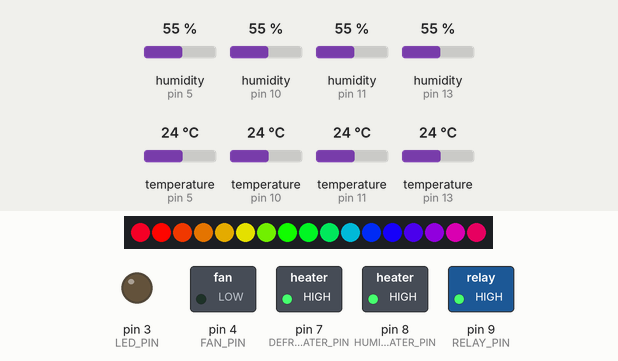
Simulated run of this sketch. Board: Arduino Mega 2560, built with avr-gcc and run on an emulated ATmega2560. Parts: 17 RGB LEDs in strip order, left to right, switched loads named in the sketch (green lamp = pin HIGH), output pins drawn as LEDs (lit = HIGH). The test bench sets the inputs (shaded band); at power-on: temperature (sensors on pin 5, pin 10, pin 11, pin 13) 24 °C, humidity (sensors on pin 10, pin 5, pin 11, pin 13) 55 %. What the sketch prints to the serial monitor is not drawn.

Above: at 9.2 s.
9.3 s: temperature (sensor on pin 5) set to 0 °C
At 11.6 s:
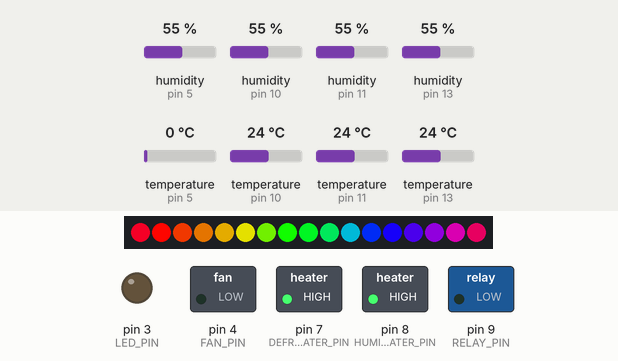
18.3 s: temperature (sensor on pin 10) set to 0 °C
27.3 s: temperature (sensor on pin 11) set to 16.7 °C
36.3 s: temperature (sensor on pin 11) set to 15.4 °C
At 41.6 s:
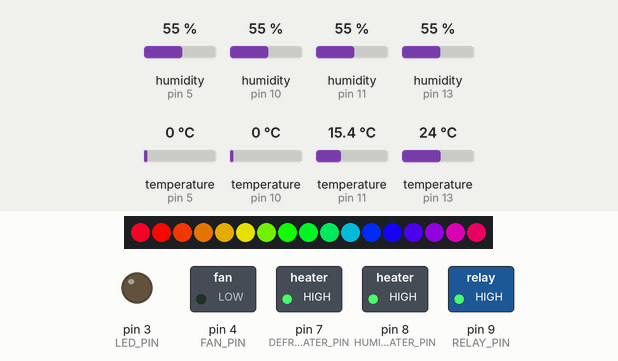
45.3 s: humidity (sensor on pin 10) set to 46 %
54.3 s: humidity (sensor on pin 10) set to 43 %
At 61.1 s:
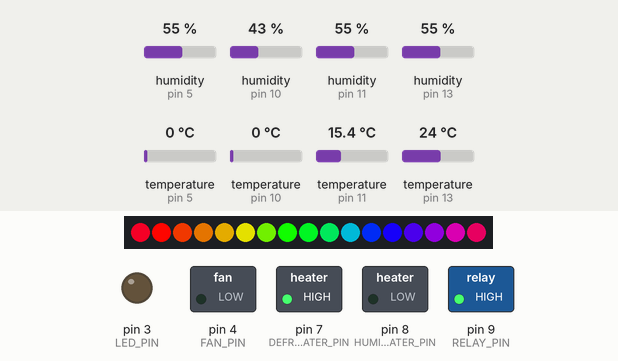
Timing chart, 0 to 62.6 s (numbered marks = the images above; inputs shaded):
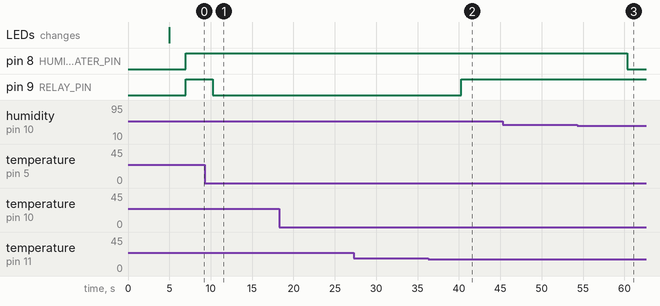

The sketch:

arduino-code.ino
```cpp
#include <DHT.h>
#include <FastLED.h>
// Define the DHT pins and sensor types
#define DHTPIN_S1 11
#define DHTPIN_S2 10
#define DHTPIN_S4 13
#define DHTPIN_S5 5
#define DHTTYPE DHT22
#define DATA_PIN 6   // Change this to the pin connected to the LED strip
CRGB leds[17];
// Define the relay pins
#define RELAY_PIN 9        // Compressor relay
#define DEFROST_HEATER_PIN 7    // Heater relay for defrosting
#define HUMIDITY_HEATER_PIN 8 // Heater relay for humidity
#define FAN_PIN 4
#define LED_PIN 3

// Define the ice sensor pin
#define ICE_SENSOR_PIN 22

// Define temperature thresholds
#define MAX_TEMP 8
#define MIN_TEMP 6
#define DEFROST_TEMP_DROP 2.0
#define HEAT_ON_TEMP_OFFSET -2.0 // Temperature offset for turning on the heater
#define HUMIDITY_TEMP_DROP 2.0  // Temperature drop for humidity control

// Define humidity thresholds
#define MAX_HUMIDITY 60
#define MIN_HUMIDITY 50
#define HUMIDITY_TOLERANCE  10// Allowable difference between S4 and target humidity
// Define timing variables
unsigned long previousMillis = 0;
const long interval = 10000;
unsigned long lastFridgeOffTime = 0;
const long compressorDelay = 180000;
bool firstRun = true;

// Defrosting variables
bool isDefrosting = false;
unsigned long defrostStartTime = 0;
const long defrostDuration = 300000;
const long defrostInterval = 10800000;
unsigned long lastDefrostTime = 0;
float currentMaxTemp;
bool defrostActive = false;

// Humidity control variables
bool checkingHumidity = false;
float targetHumidity;
float tempBeforeHumidityCheck;
unsigned long humidityCheckStartTime;
const long humidityCheckDuration = 60000; // 1 minute

// Create DHT objects for each sensor
DHT dhtS1(DHTPIN_S1, DHTTYPE);
DHT dhtS2(DHTPIN_S2, DHTTYPE);
DHT dhtS4(DHTPIN_S4, DHT11);
DHT dhtS5(DHTPIN_S5, DHTTYPE);

// Function to control the compressor relay
void rainbow() {
  // Fill the LED strip with a rainbow pattern
  for (int i = 0; i < 17; i++) {
    leds[i] = CHSV((i * 256 / 17) + (millis() / 10), 255, 255); // Create a rainbow effect
  }
  FastLED.show(); // Update the LED strip
}

void controlCompressor(int state) {
  if (state == LOW) { // Turn compressor ON
    if (firstRun || (millis() - lastFridgeOffTime >= compressorDelay)) {
      digitalWrite(RELAY_PIN, LOW);
      Serial.println(F("Compressor ON"));
      if (firstRun) {
        firstRun = false;
      }
    } else {
      Serial.println(F("Waiting to turn compressor ON..."));
      Serial.print(F("Time remaining: "));
      Serial.print((compressorDelay - (millis() - lastFridgeOffTime)) / 1000);
      Serial.println(F(" seconds"));
    }
  } else { // Turn compressor OFF
    digitalWrite(RELAY_PIN, HIGH);
    Serial.println(F("Compressor OFF"));
    lastFridgeOffTime = millis();
  }
}

// Function to control the defrosting heater relay
void controlDefrostHeater(int state) {
  digitalWrite(DEFROST_HEATER_PIN, state);
  if (state == LOW) {
    Serial.println(F("Defrost Heater ON"));
  } else {
    Serial.println(F("Defrost Heater OFF"));
  }
}

// Function to control the humidity heater relay
void controlHumidityHeater(int state) {
  digitalWrite(HUMIDITY_HEATER_PIN, state);
  if (state == LOW) {
    Serial.println(F("Humidity Heater ON"));
  } else {
    Serial.println(F("Humidity Heater OFF"));
  }
}

// Function to control the fan relay - Not used in the current logic, but kept for potential future use
void controlFan(int state) {
  digitalWrite(FAN_PIN, state);
  if (state == LOW) {
    Serial.println(F("Fan ON"));
  } else {
    Serial.println(F("Fan OFF"));
  }
}

void setup() {
  Serial.begin(9600);
  delay(5000);
  FastLED.addLeds<NEOPIXEL, DATA_PIN>(leds, 17);
  // Light up the LEDs in rainbow pattern
  rainbow();
  // Initialize DHT sensors
  dhtS1.begin();
  dhtS2.begin();
  dhtS4.begin();
  dhtS5.begin();
  delay(2000);
  // Initialize relay pins
  pinMode(RELAY_PIN, OUTPUT);        // Compressor
  pinMode(DEFROST_HEATER_PIN, OUTPUT); // Defrost Heater
  pinMode(HUMIDITY_HEATER_PIN, OUTPUT); // Humidity Heater
  pinMode(FAN_PIN, OUTPUT);            // Fan
  pinMode(LED_PIN, OUTPUT);
  // Initialize ice sensor pin
  pinMode(ICE_SENSOR_PIN, INPUT);
  digitalWrite(ICE_SENSOR_PIN, LOW);
  // Initialize relays to OFF state
  digitalWrite(RELAY_PIN, HIGH);        // Compressor
  digitalWrite(DEFROST_HEATER_PIN, HIGH); // Defrost Heater
  digitalWrite(HUMIDITY_HEATER_PIN, HIGH); // Humidity Heater
  digitalWrite(FAN_PIN, LOW);            // Fan
  digitalWrite(LED_PIN, LOW);
  delay(1000);
  currentMaxTemp = MAX_TEMP;
}

void loop() {
  unsigned long currentMillis = millis();
  // Check if it's time to check the temperature
  if (currentMillis - previousMillis >= interval) {
    previousMillis = currentMillis;
    // Read data from DHT sensors
    float humidityS1 = dhtS1.readHumidity();
    float temperatureS1C = dhtS1.readTemperature();
    float humidityS2 = dhtS2.readHumidity();
    float temperatureS2C = dhtS2.readTemperature();
    float humidityS4 = dhtS4.readHumidity();
    float temperatureS4C = dhtS4.readTemperature();
    float humidityS5 = dhtS5.readHumidity();
    float temperatureS5C = dhtS5.readTemperature();
    // Check if any reads failed
    int validReadings = 0;
    float totalTemperature = 0.0;
    float totalHumidity = 0.0;
    if (!isnan(humidityS1) && !isnan(temperatureS1C)) {
      totalTemperature += temperatureS1C;
      totalHumidity += humidityS1;
      validReadings++;
    }
    if (!isnan(humidityS2) && !isnan(temperatureS2C)) {
      totalTemperature += temperatureS2C;
      totalHumidity += humidityS2;
      validReadings++;
    }
    if (validReadings < 1) {
      Serial.println(F("Too many sensor failures! Check sensors."));
      delay(1000);
      return;
    }
    // Calculate the average temperature (excluding S4 and S5 for initial temp control)
    float averageTemperature = totalTemperature / validReadings;
    float averageHumidity = totalHumidity / validReadings;
    // Print the sensor data to the Serial Monitor
    Serial.print(F("Sensor S1 - Temperature: "));
    if (isnan(temperatureS1C))
      Serial.print(F("Failed "));
    else
      Serial.print(temperatureS1C);
    Serial.print(F(" *C  Humidity: "));
    if (isnan(humidityS1))
      Serial.print(F("Failed "));
    else
      Serial.print(humidityS1);
    Serial.print(F(" %  "));
    Serial.print(F("Sensor S2 - Temperature: "));
    if (isnan(temperatureS2C))
      Serial.print(F("Failed "));
    else
      Serial.print(temperatureS2C);
    Serial.print(F(" *C  Humidity: "));
    if (isnan(humidityS2))
      Serial.print(F("Failed "));
    else
      Serial.print(humidityS2);
    Serial.print(F(" %  "));
    Serial.print(F("Sensor S4 - Temperature: "));
    if (isnan(temperatureS4C))
      Serial.print(F("Failed "));
    else
      Serial.print(temperatureS4C);
    Serial.print(F(" *C  Humidity: "));
    if (isnan(humidityS4))
      Serial.print(F("Failed "));
    else
      Serial.print(humidityS4);
    Serial.print(F(" %  "));
    Serial.print(F("Sensor S5 - Temperature: "));
    if (isnan(temperatureS5C))
      Serial.print(F("Failed "));
    else
      Serial.print(temperatureS5C);
    Serial.print(F(" *C  Humidity: "));
    if (isnan(humidityS5))
      Serial.print(F("Failed "));
    else
      Serial.print(humidityS5);
    Serial.print(F(" %  "));
    Serial.print(F("Average Temperature: "));
    Serial.print(averageTemperature);
    Serial.print(F(" *C  "));
    Serial.print(F("Average Humidity: "));
    Serial.print(averageHumidity);
    Serial.println(F(" %"));

    // Check defrost interval
    if (currentMillis - lastDefrostTime >= defrostInterval) {
      lastDefrostTime = currentMillis;
      isDefrosting = true;
      defrostStartTime = currentMillis;
      Serial.println(F("Starting defrost cycle."));
      currentMaxTemp = MAX_TEMP - DEFROST_TEMP_DROP;
      defrostActive = true;
    }

    // Defrosting process
    if (isDefrosting) {
      if (digitalRead(ICE_SENSOR_PIN) == HIGH) {
        controlCompressor(HIGH);          // Turn off compressor
        controlDefrostHeater(LOW);        // Turn on defrost heater
        controlHumidityHeater(HIGH);
        controlFan(HIGH);            // Ensure fan is off
        Serial.println(F("Ice detected, defrosting..."));
      }
      if (currentMillis - defrostStartTime >= defrostDuration) {
        isDefrosting = false;
        controlDefrostHeater(HIGH);       // Turn off defrost heater
        Serial.println(F("Defrost cycle complete."));
        currentMaxTemp = MAX_TEMP;
        defrostActive = false;
      }
    }

    // Temperature and Humidity Control Logic
    if (!checkingHumidity) { // Normal temperature control
      if (averageTemperature > currentMaxTemp) {
        controlCompressor(LOW); // Turn the compressor ON
        controlDefrostHeater(HIGH);     // Ensure defrost heater is OFF
        controlHumidityHeater(HIGH);
      } else if (averageTemperature < (MIN_TEMP + HEAT_ON_TEMP_OFFSET)) {
        controlCompressor(HIGH); // Turn the compressor OFF
        controlDefrostHeater(HIGH);     // Ensure defrost heater is OFF
        controlHumidityHeater(HIGH);
      } else if (averageTemperature < MIN_TEMP) {
        controlCompressor(HIGH);
        controlDefrostHeater(HIGH);
        controlHumidityHeater(HIGH);
      }
      else if (averageTemperature <= MAX_TEMP && averageTemperature >= MIN_TEMP) {
        // Temperature is within range, check humidity
        if (averageHumidity < MIN_HUMIDITY || averageHumidity > MAX_HUMIDITY) {
          // Humidity is out of range, lower temperature
          checkingHumidity = true;
          targetHumidity = averageHumidity;  //set target
          tempBeforeHumidityCheck = averageTemperature;
          humidityCheckStartTime = currentMillis;
          controlCompressor(LOW);            // Turn on compressor for humidity check
          controlDefrostHeater(HIGH);
          controlHumidityHeater(LOW);
          Serial.println(F("Humidity out of range.  Compressor ON, Humidity heater ON for humidity control."));
        }
        else
        {
           controlCompressor(HIGH);
           controlDefrostHeater(HIGH);
           controlHumidityHeater(HIGH);
           Serial.println(F("Temperature and Humidity within range."));
        }
      }
      else {
        controlCompressor(HIGH); //basic operation, cooling is off.
        controlDefrostHeater(HIGH);
        controlHumidityHeater(HIGH);
        Serial.println(F("Fridge maintaining temperature"));
      }
    } else { // Humidity check in progress
      if (averageTemperature > tempBeforeHumidityCheck - HUMIDITY_TEMP_DROP) {
        controlCompressor(LOW);          // Compressor ON
        controlDefrostHeater(HIGH);          // Ensure defrost heater is OFF
        controlHumidityHeater(LOW);           // Turn ON humidity heater
        Serial.println(F("Temperature decreased,  Compressor ON, Humidity heater ON for humidity control"));
      }
       if (abs(humidityS4 - targetHumidity) <= HUMIDITY_TOLERANCE) {
        Serial.println(F("Humidity level reached. Keeping Compressor ON and humidity heater ON for 1 minute."));
      }
      if (currentMillis - humidityCheckStartTime >= humidityCheckDuration) {
        controlHumidityHeater(HIGH);         // Turn off humidity heater after 1 minute
        checkingHumidity = false;           // Reset humidity check flag
        Serial.println(F("Humidity check complete.  Returning to normal operation."));
        currentMaxTemp = MAX_TEMP;
      }
    }
  }
}
```

Measured:
- the behaviour switches between 16.1 and 16 °C on temperature (sensor on pin 11) (found by bisection; images 1 and 2)
- the behaviour switches between 45 and 44 % on humidity (sensor on pin 10) (found by bisection; images 2 and 3)
- after the input at 18.3 s, every drawn part: stays the same
- after the input at 27.3 s, every drawn part: stays the same
- after the input at 36.3 s, pin 9 (RELAY_PIN): LOW → HIGH after 4.0 s
- after the input at 45.3 s, every drawn part: stays the same
- after the input at 54.3 s, pin 8 (HUMIDITY_HEATER_PIN): HIGH → LOW after 6.0 s
